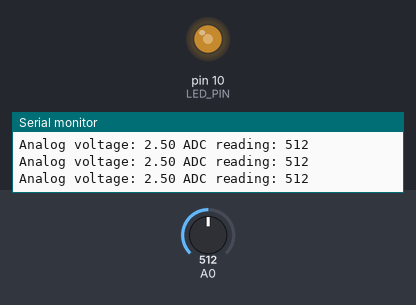
A sketch run on a simulated Arduino Uno, built with avr-gcc and run on an emulated ATmega328P. On the bench: output pins drawn as LEDs (lit = HIGH), the last lines printed to the serial monitor. The test bench sets the inputs (shaded band); at power-on: A0 = 512.

Above: at 1.2 s.
1.3 s: A0 set to 107
At 2.0 s:
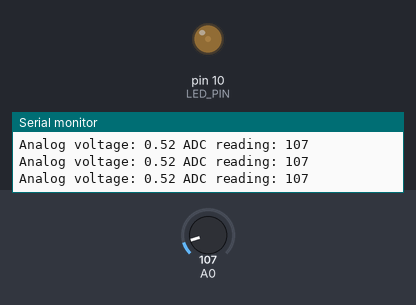
2.8 s: A0 set to 92
At 3.1 s:
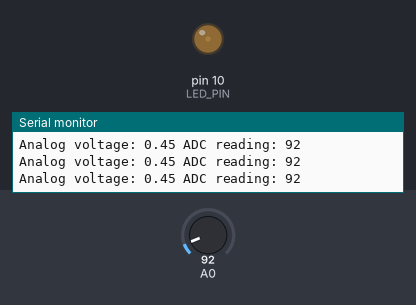
5.8 s: A0 set to 1023
At 6.5 s:
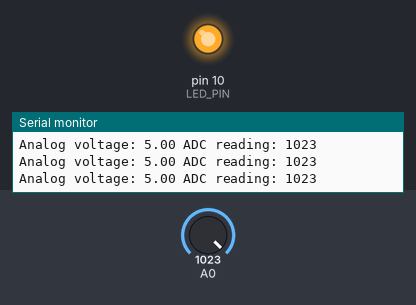
7.3 s: A0 set to 1009
At 8.7 s:
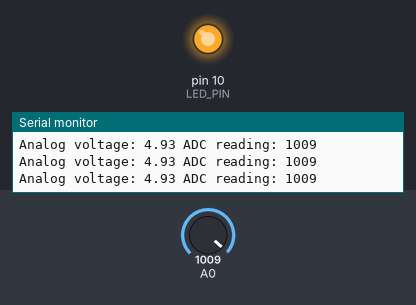
10.3 s: A0 set to 982
At 11.1 s:
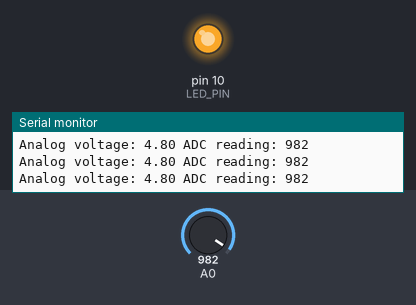
13.3 s: A0 set to 511
At 14.6 s:
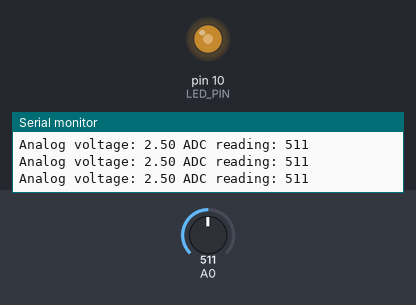
Timing chart, 0 to 16.3 s (numbered marks = the images above; inputs shaded):
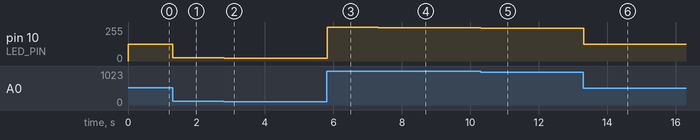

The sketch:

PotentioMeterSample.ino
```cpp
int LED_PIN = 10;

void setup() {
  // put your setup code here, to run once:
  Serial.begin(9600);
  pinMode(LED_PIN, OUTPUT);

}

void loop() {
  // put your main code here, to run repeatedly:
  int sensorValue = analogRead(A0);
  float voltage = sensorValue * (5.0 / 1023.0);

  int brightness = map(sensorValue, 0, 1023, 0, 255);

  analogWrite(LED_PIN,brightness);

  Serial.print(" ADC reading: ");
  Serial.print(sensorValue);

  Serial.println();

  Serial.print("Analog voltage: ");
  Serial.print(voltage);
  delay(1);
}
```

Measured:
- after the input at 1.3 s, pin 10 (LED_PIN): 127/255 → 26/255 at once
- after the input at 2.8 s, pin 10 (LED_PIN): 26/255 → 22/255 at once
- after the input at 5.8 s, pin 10 (LED_PIN): 22/255 → 255/255 at once
- after the input at 7.3 s, pin 10 (LED_PIN): 255/255 → 251/255 at once
- after the input at 10.3 s, pin 10 (LED_PIN): 251/255 → 244/255 at once
- after the input at 13.3 s, pin 10 (LED_PIN): 244/255 → 127/255 at once
